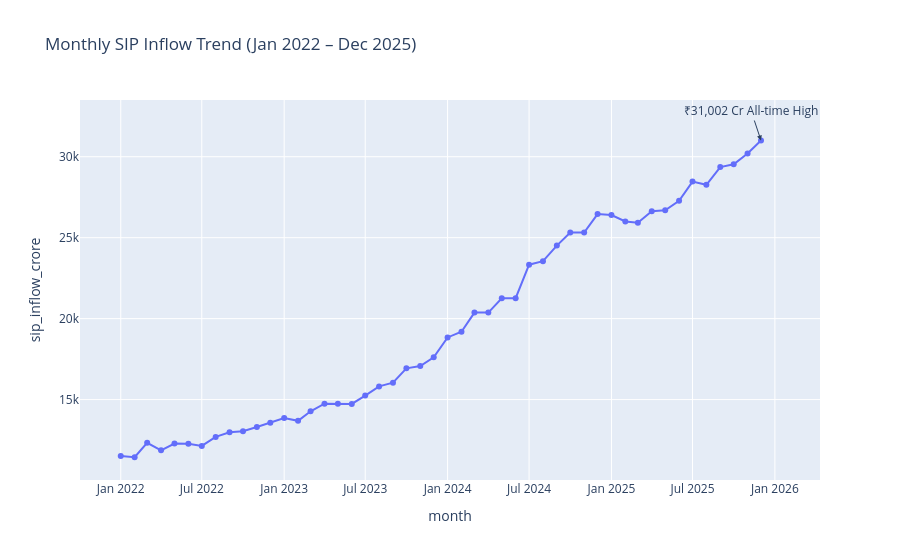

Notebook code for this chart:
### Code cell
fig = px.line(
    sip,
    x="month",
    y="sip_inflow_crore",
    markers=True,
    title="Monthly SIP Inflow Trend (Jan 2022 – Dec 2025)"
)

fig.add_annotation(
    x="2025-12-01",
    y=31002,
    text="₹31,002 Cr All-time High",
    showarrow=True,
    arrowhead=2
)

fig.write_image("../charts/03_sip_inflow_trend.png")
fig.show()

### Figure 1 — Plotly figure (JSON) as saved in the notebook; plotly's stock layout.template omitted (floating-point values rounded to 4 significant figures)
{"data": [{"hovertemplate": "month=%{x}<br>sip_inflow_crore=%{y}<extra></extra>", "legendgroup": "", "line": {"color": "#636efa", "dash": "solid"}, "marker": {"symbol": "circle"}, "mode": "lines+markers", "name": "", "orientation": "v", "showlegend": false, "type": "scatter", "x": ["2022-01-01T00:00:00", "2022-02-01T00:00:00", "2022-03-01T00:00:00", "2022-04-01T00:00:00", "2022-05-01T00:00:00", "2022-06-01T00:00:00", "2022-07-01T00:00:00", "2022-08-01T00:00:00", "2022-09-01T00:00:00", "2022-10-01T00:00:00", "2022-11-01T00:00:00", "2022-12-01T00:00:00", "2023-01-01T00:00:00", "2023-02-01T00:00:00", "2023-03-01T00:00:00", "2023-04-01T00:00:00", "2023-05-01T00:00:00", "2023-06-01T00:00:00", "2023-07-01T00:00:00", "2023-08-01T00:00:00", "2023-09-01T00:00:00", "2023-10-01T00:00:00", "2023-11-01T00:00:00", "2023-12-01T00:00:00", "2024-01-01T00:00:00", "2024-02-01T00:00:00", "2024-03-01T00:00:00", "2024-04-01T00:00:00", "2024-05-01T00:00:00", "2024-06-01T00:00:00", "2024-07-01T00:00:00", "2024-08-01T00:00:00", "2024-09-01T00:00:00", "2024-10-01T00:00:00", "2024-11-01T00:00:00", "2024-12-01T00:00:00", "2025-01-01T00:00:00", "2025-02-01T00:00:00", "2025-03-01T00:00:00", "2025-04-01T00:00:00", "2025-05-01T00:00:00", "2025-06-01T00:00:00", "2025-07-01T00:00:00", "2025-08-01T00:00:00", "2025-09-01T00:00:00", "2025-10-01T00:00:00", "2025-11-01T00:00:00", "2025-12-01T00:00:00"], "xaxis": "x", "y": [11517, 11438, 12328, 11863, 12286, 12276, 12140, 12694, 12976, 13040, 13306, 13573, 13856, 13687, 14276, 14749, 14749, 14734, 15245, 15814, 16042, 16928, 17073, 17610, 18838, 19187, 20371, 20371, 21262, 21262, 23332, 23547, 24509, 25323, 25320, 26459, 26400, 25999, 25926, 26632, 26688, 27274, 28464, 28265, 29361, 29529, 30200, 31002], "yaxis": "y"}], "layout": {"annotations": [{"arrowhead": 2, "showarrow": true, "text": "₹31,002 Cr All-time High", "x": "2025-12-01", "y": 31002}], "legend": {"tracegroupgap": 0}, "title": {"text": "Monthly SIP Inflow Trend (Jan 2022 – Dec 2025)"}, "xaxis": {"anchor": "y", "domain": [0, 1], "title": {"text": "month"}}, "yaxis": {"anchor": "x", "domain": [0, 1], "title": {"text": "sip_inflow_crore"}}}}
